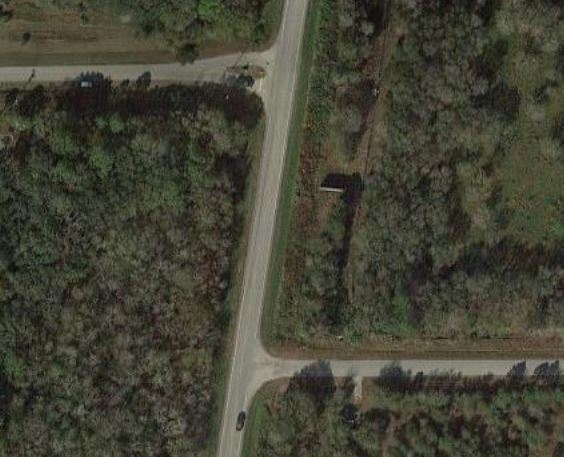
//> input picture Example 10/s10.JPG, 564 x 457 px
$ ./sample10   (built with g++ and OpenCV 4)
//> lines starting //> are read from the running program, lines starting //| are printed output that depends on the picture; after the words box and inside, x2 and y2 are one past the last pixel; in counts of white or black regions, pixels touching at a corner belong together
#include <iostream>
#include <cstdio>
#include <cstdlib>
#include <math.h>
#include <stdint.h>
#include <opencv2/core/core.hpp>
#include <opencv2/highgui/highgui.hpp>
#include <opencv2/imgproc/imgproc.hpp>

using namespace cv;
using namespace std;

void CallBackFunc(int event, int x, int y, int flags, void* userdata)
{
	if(event==EVENT_MOUSEMOVE)
    {
		cv::Mat temp = cv::imread("output.jpg");

		int c=x;
		int r=y;

		Vec3b pixel = temp.at<Vec3b>(r,c);
		uchar blue = pixel[0];
		uchar green = pixel[1];
		uchar red = pixel[2];

		if(blue>=247&&blue<=255)
		{
			if(red>=247&&red<=255)
			{
				if(green>=247&&green<=255)
				{
					cout<<"MOVE ALLOWED"<<endl;
				}
			}
		}
		else
		{
			cout<<"NOT ALLOWED"<<endl;
		}
    }
	else
	{
		cout<<"Error"<<endl;
	}
}

void output()
{
	cv::Mat img_bw4, newTemp, img_gray;
	cv::Mat3b next = cv::imread("next3.jpg");

	cv::cvtColor(next, img_gray, CV_RGB2GRAY);
	cv::threshold(img_gray, newTemp, 85.0, 255.0, THRESH_BINARY);

	for(int r=0;r<next.rows;++r)
	{
		for(int c=0;c<next.cols;++c)
		{
			Vec3b pixel = next(r, c);
			int blue = pixel[0];
			int green = pixel[1];
			int red = pixel[2];

			if(red>=247&&green<=10&&blue<=10)
			{
				newTemp.at<uchar>(r, c) = 255;
			}
			else
			{
				newTemp.at<uchar>(r, c) = 0;
			}
		}
	}

	cv::imshow("FINAL", newTemp);
	cv::imwrite("output.jpg", newTemp);

	//Movement
	/*namedWindow("Movement", 1);
	setMouseCallback("Movement", CallBackFunc, NULL);
	imshow("Movement", newTemp);*/
}

void renovation2()
{
	cv::Mat img_bw4, newTemp, img_gray;
	cv::Mat3b next = cv::imread("next2.jpg");

	cv::cvtColor(next, img_gray, CV_RGB2GRAY);
	cv::threshold(img_gray, newTemp, 85.0, 255.0, THRESH_BINARY);

	for(int r=0;r<next.rows;++r)
	{
		for(int c=0;c<next.cols;++c)
		{
			Vec3b pixel = next(r, c);
			int blue = pixel[0];
			int green = pixel[1];
			int red = pixel[2];

			if(red>=247&&green<=10&&blue<=10)
			{
				newTemp.at<uchar>(r, c) = 255;
			}
			else
			{
				newTemp.at<uchar>(r, c) = 0;
			}
		}
	}

	//cv::imshow("New", newTemp);

	cvtColor(newTemp, img_bw4, CV_GRAY2BGR);

	vector<Vec4i> lines;
	HoughLinesP(newTemp, lines, 1, CV_PI/180, 180, 180, 50);
	for(size_t i = 0; i < lines.size(); i++)
	{
		Vec4i l = lines[i];
		line(img_bw4, Point(l[0], l[1]), Point(l[2], l[3]), Scalar(0,0,255), 10, CV_AA);
	}

	imshow("source3", newTemp);
	imshow("detected lines3", img_bw4);
	cv::imwrite("next3.jpg", img_bw4);

	output();
}

void renovation()
{
	cv::Mat img_bw4, newTemp, img_gray;
	cv::Mat3b next = cv::imread("next.jpg");

	cv::cvtColor(next, img_gray, CV_RGB2GRAY);
	cv::threshold(img_gray, newTemp, 85.0, 255.0, THRESH_BINARY);

	for(int r=0;r<next.rows;++r)
	{
		for(int c=0;c<next.cols;++c)
		{
			Vec3b pixel = next(r, c);
			int blue = pixel[0];
			int green = pixel[1];
			int red = pixel[2];

			if(red>=247&&green<=10&&blue<=10)
			{
				newTemp.at<uchar>(r, c) = 255;
			}
			else
			{
				newTemp.at<uchar>(r, c) = 0;
			}
		}
	}

	//cv::imshow("New", newTemp);

	cvtColor(newTemp, img_bw4, CV_GRAY2BGR);

	vector<Vec4i> lines;
	HoughLinesP(newTemp, lines, 1, CV_PI/180, 180, 70, 40);
	for(size_t i = 0; i < lines.size(); i++)
	{
		Vec4i l = lines[i];
		line(img_bw4, Point(l[0], l[1]), Point(l[2], l[3]), Scalar(0,0,255), 3, CV_AA);
	}

	imshow("source2", newTemp);
	imshow("detected lines2", img_bw4);
	cv::imwrite("next2.jpg", img_bw4);
	renovation2();
}

int main()
{
	cv::Mat img_gray, img_bw, temp;
	//read an image
	cv::Mat3b img_bgr = cv::imread("s10.jpg");
//> img_bgr is the input picture: 457 rows x 564 cols, CV_8UC3; mean B, G, R 52.9, 67, 67.4
	cv::imshow("Original Image", img_bgr);

	//conversion gray
    cv::cvtColor(img_bgr, img_gray, CV_RGB2GRAY);
	cv::imshow("G", img_gray);

	//binary
    cv::threshold(img_gray, img_bw, 100.0, 255.0, THRESH_BINARY);
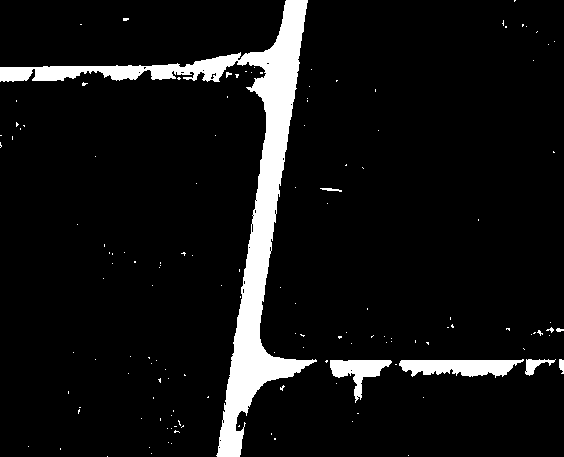
//> img_bw: 457 rows x 564 cols, CV_8UC1; 7.5% white; 140 white regions (131 under 20 px), largest, box (x1, y1, x2, y2) and area: (0, 0, 317, 457) 16011, (399, 359, 524, 378) 1596, (330, 360, 392, 403) 1044
	cv::threshold(img_gray, temp, 100.0, 255.0, THRESH_BINARY);

	//output
    cv::imshow("Binary (1st)", img_bw);

	cvtColor(img_bw, temp, CV_GRAY2BGR);

	vector<Vec4i> lines;
	HoughLinesP(img_bw, lines, 1, CV_PI/180, 100, 55, 10);
//> lines = 66 lines (x1, y1, x2, y2), first 8: [240, 411, 305, 0], [216, 455, 304, 1], [223, 413, 295, 0], [241, 410, 306, 0], [230, 456, 303, 0], [231, 359, 563, 365], [243, 411, 300, 47], [229, 456, 301, 0]
	for(size_t i = 0; i < lines.size(); i++)
	{
		Vec4i l = lines[i];
		line(temp, Point(l[0], l[1]), Point(l[2], l[3]), Scalar(0,0,255), 3, CV_AA);
	}
//> this loop made 66 passes
//> l on passes 1 to 12: [240, 411, 305, 0], [216, 455, 304, 1], [223, 413, 295, 0], [241, 410, 306, 0], [230, 456, 303, 0], [231, 359, 563, 365], [243, 411, 300, 47], [229, 456, 301, 0], [239, 412, 304, 0], [219, 437, 296, 0], [225, 456, 297, 0], [228, 456, 300, 0]
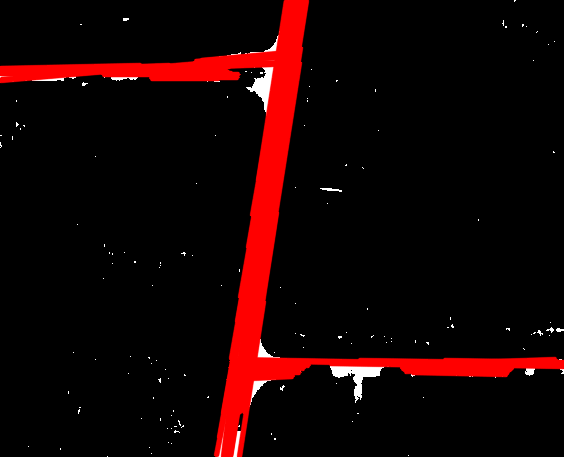
//> temp: 457 rows x 564 cols, CV_8UC3; mean B, G, R 2.2, 2.2, 23.3

	imshow("source", img_bw);
	imshow("detected lines", temp);
	cv::imwrite("next.jpg", temp);

	renovation();
//> in renovation, `cv::threshold(img_gray, newTemp, 85.0, 255.0, THRESH_BINARY);`: newTemp: 457 rows x 564 cols, CV_8UC1; 0.91% white; 153 white regions (140 under 20 px), largest, box (x1, y1, x2, y2) and area: (330, 366, 384, 403) 665, (246, 67, 274, 113) 488, (250, 380, 271, 405) 137
//> after the loop in renovation, `for(int r=0;r<next.rows;++r)`:
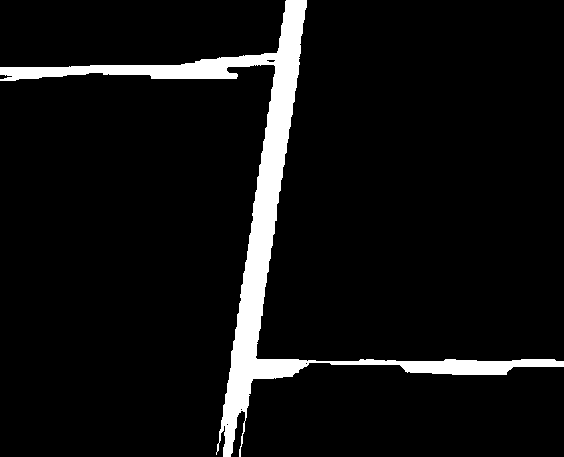
//> newTemp: 457 rows x 564 cols, CV_8UC1; 6.6% white; 1 white region, box (x1, y1, x2, y2) and area: (0, 0, 564, 457) 17066
//> in renovation, `HoughLinesP(newTemp, lines, 1, CV_PI/180, 180, 70, 40);`: lines = 35 lines (x1, y1, x2, y2), first 8: [223, 452, 302, 0], [239, 456, 303, 0], [217, 451, 289, 0], [224, 435, 301, 0], [240, 456, 304, 0], [218, 450, 297, 0], [224, 432, 300, 0], [222, 431, 298, 0]
//> the loop in renovation, `for(size_t i = 0; i < lines.size(); i++)` made 35 passes
//> l on passes 1 to 12: [223, 452, 302, 0], [239, 456, 303, 0], [217, 451, 289, 0], [224, 435, 301, 0], [240, 456, 304, 0], [218, 450, 297, 0], [224, 432, 300, 0], [222, 431, 298, 0], [242, 443, 304, 1], [223, 456, 300, 17], [216, 454, 288, 0], [232, 361, 563, 361]
//> after the loop in renovation, `for(size_t i = 0; i < lines.size(); i++)`:
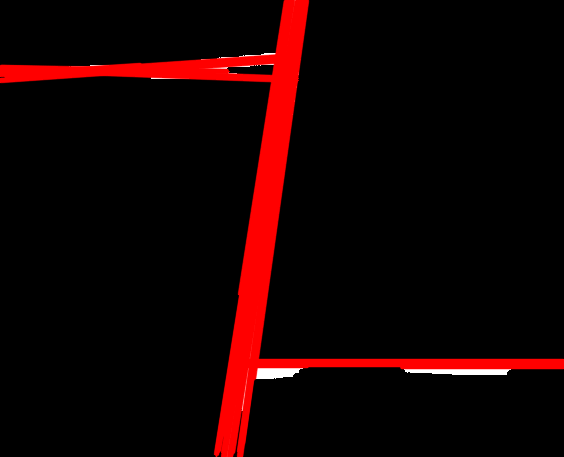
//> img_bw4: 457 rows x 564 cols, CV_8UC3; mean B, G, R 1.1, 1.1, 21
//> in renovation2, `cv::threshold(img_gray, newTemp, 85.0, 255.0, THRESH_BINARY);`: newTemp: 457 rows x 564 cols, CV_8UC1; 0.45% white; 20 white regions (14 under 20 px), largest, box (x1, y1, x2, y2) and area: (404, 369, 511, 375) 542, (256, 368, 303, 379) 411, (239, 53, 276, 57) 56, (151, 77, 180, 79) 30, (211, 67, 228, 69) 24, (233, 65, 254, 67) 23
//> after the loop in renovation2, `for(int r=0;r<next.rows;++r)`:
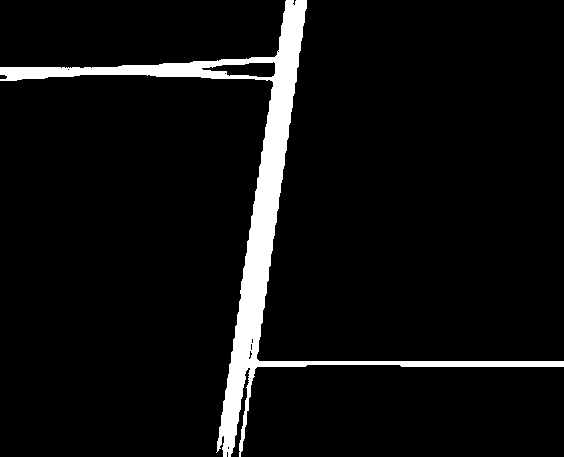
//> newTemp: 457 rows x 564 cols, CV_8UC1; 6% white; 1 white region, box (x1, y1, x2, y2) and area: (0, 0, 564, 457) 15492
//> in renovation2, `HoughLinesP(newTemp, lines, 1, CV_PI/180, 180, 180, 50);`: lines = 32 lines (x1, y1, x2, y2), first 8: [223, 456, 303, 0], [220, 448, 299, 0], [217, 451, 296, 0], [218, 450, 298, 0], [226, 456, 306, 1], [224, 434, 300, 0], [222, 449, 301, 0], [224, 456, 304, 0]
//> the loop in renovation2, `for(size_t i = 0; i < lines.size(); i++)` made 32 passes
//> l on passes 1 to 12: [223, 456, 303, 0], [220, 448, 299, 0], [217, 451, 296, 0], [218, 450, 298, 0], [226, 456, 306, 1], [224, 434, 300, 0], [222, 449, 301, 0], [224, 456, 304, 0], [217, 441, 294, 5], [228, 454, 306, 7], [228, 456, 302, 36], [217, 445, 295, 1]
//> after the loop in renovation2, `for(size_t i = 0; i < lines.size(); i++)`:
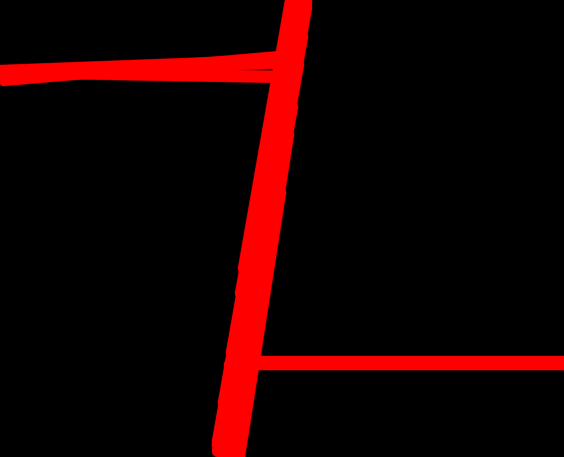
//> img_bw4: 457 rows x 564 cols, CV_8UC3; mean B, G, R 0, 0, 25.7
//> in output, `cv::threshold(img_gray, newTemp, 85.0, 255.0, THRESH_BINARY);`: newTemp: 457 rows x 564 cols, CV_8UC1; every value is 0
//> after the loop in output, `for(int r=0;r<next.rows;++r)`:
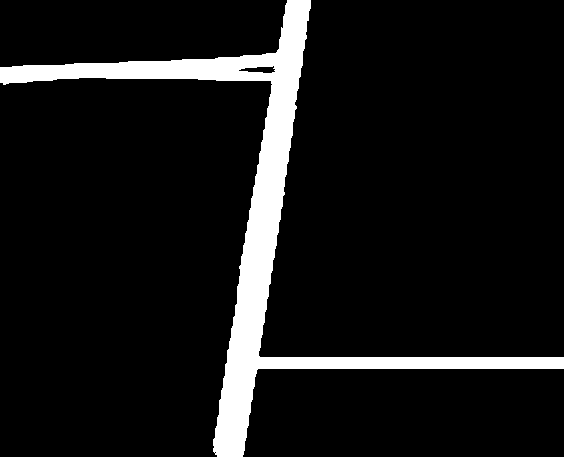
//> newTemp: 457 rows x 564 cols, CV_8UC1; 8.7% white; 1 white region, box (x1, y1, x2, y2) and area: (0, 0, 564, 457) 22491

	cv::waitKey(0);

	return 0;
}
